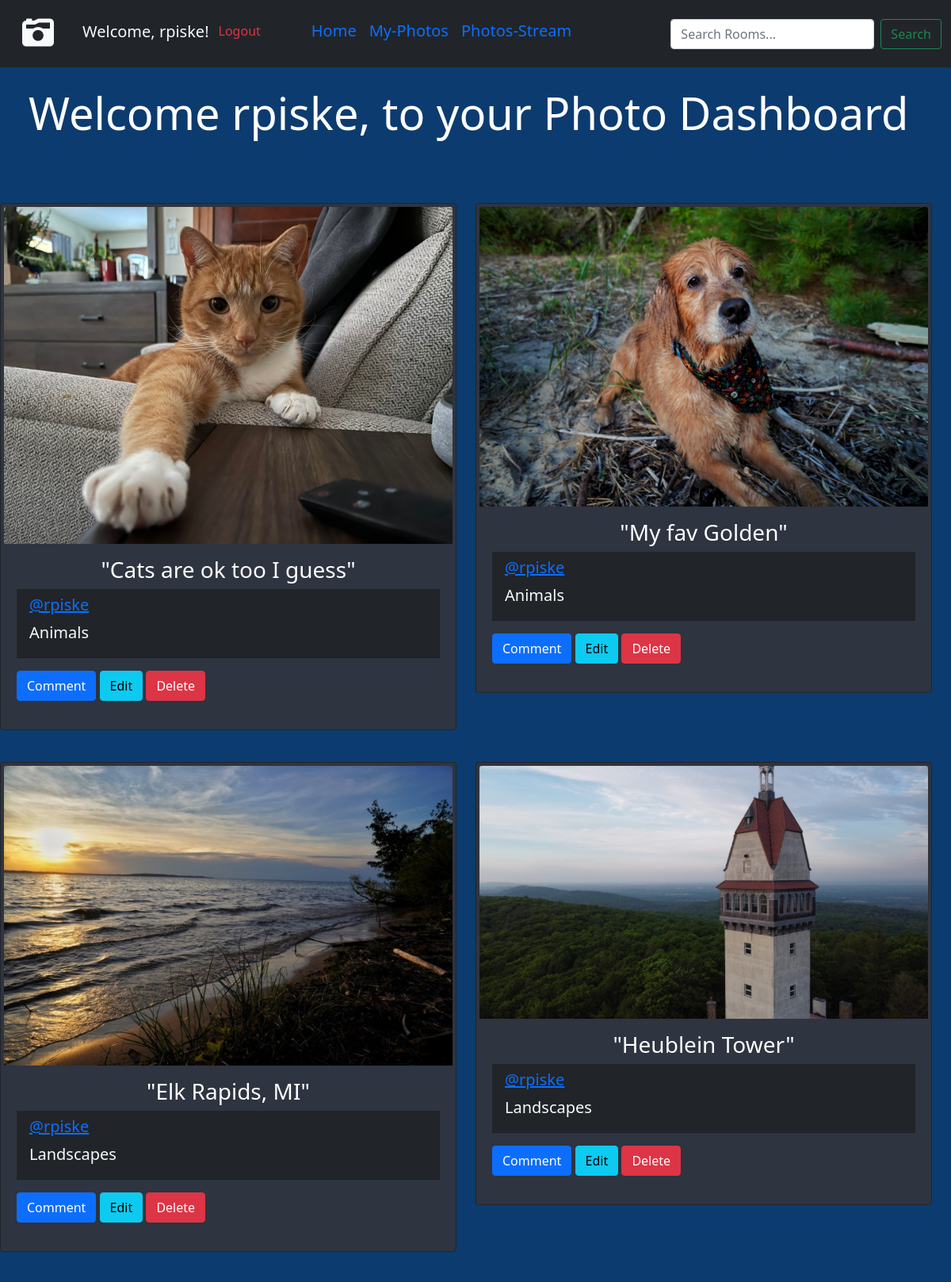
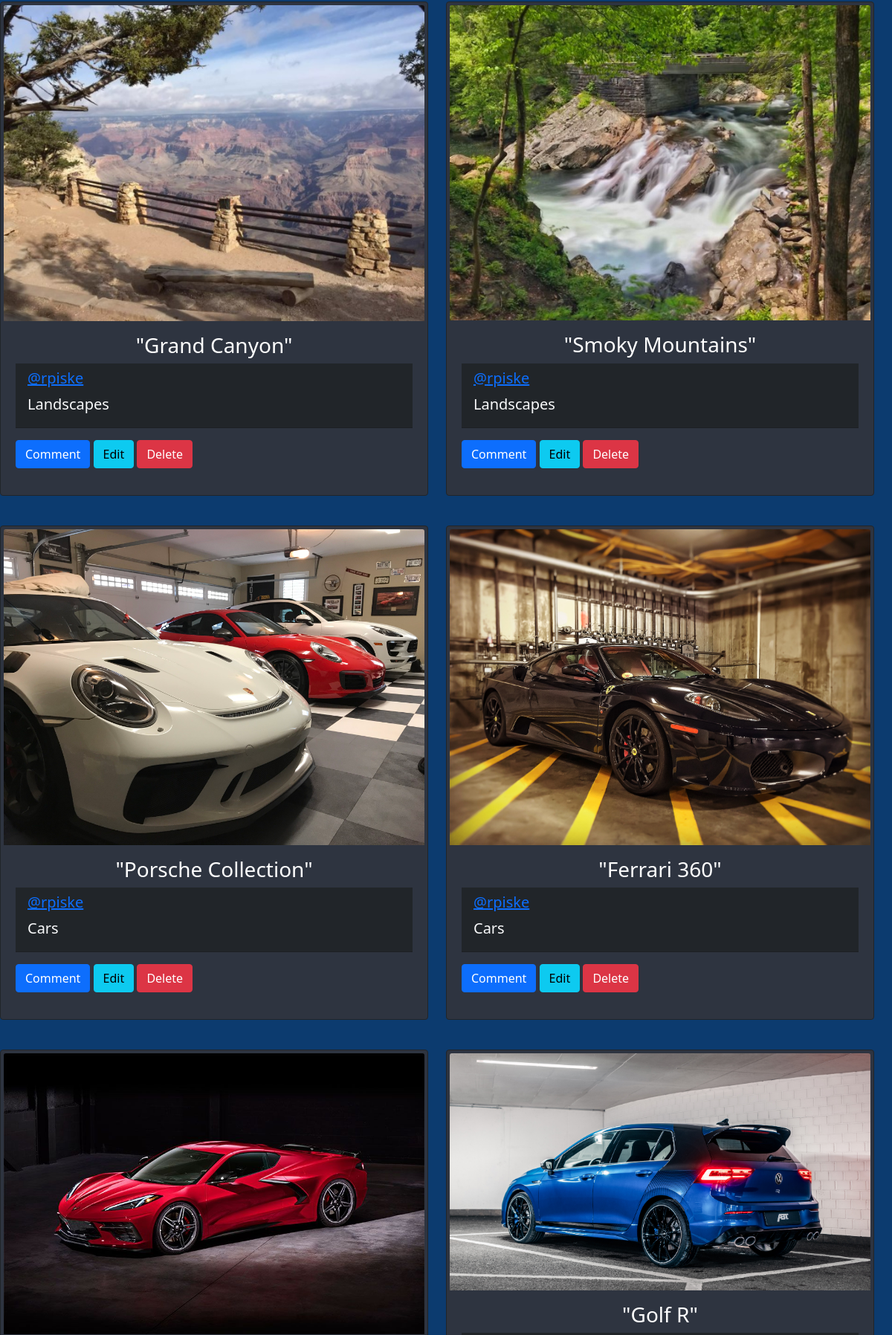
Screenshot of /profile/11/ (signed in, upper part) with the database file from the repository (2 pictures, top to bottom).
### base/models.py (models this page shows, shortened)
class Room(models.Model):
    host = models.ForeignKey(User, on_delete=models.CASCADE, null=True)
    topic = models.ForeignKey(Topic, on_delete=models.SET_NULL, null=True)
    name = models.CharField(max_length=200)
    description = models.TextField(null=True, blank=True)
    participants = models.ManyToManyField(User, related_name='participants', blank=True)
    updated = models.DateTimeField(auto_now=True)
    created = models.DateTimeField(auto_now_add=True)
    likes = models.ManyToManyField(User, related_name='likes')
    room_main_img = models.ImageField(upload_to='images/', default='')
    class Meta:
        ordering = ['-updated', '-created']

class Topic(models.Model):
    name = models.CharField(max_length=200)

### base/views.py (the view)
# urls.py: path('profile/<str:pk>/', views.userProfile, name="user-profile"),
def userProfile(request, pk):
    user = User.objects.get(id=pk)
    rooms = user.room_set.all()
    room_messages = user.message_set.all()
    topics = Topic.objects.all()
    context = {'user': user, 'rooms': rooms,
               'room_messages': room_messages, 'topics': topics}
    return render(request, 'base/profile.html', context)

### base/templates/base/profile.html (shortened to what this page needs)
{% extends 'main.html' %}
{% block content %}
    <div class="row m-4">
        <h1 class="display-4 text-white">Welcome {{ user.username }}, to your Photo Dashboard</h1>
    </div>
    <div class="row">
        {% include 'base/feed_component.html' %}
    </div>
{% endblock %}

### templates/navbar.html (shortened to what this page needs)
<nav class="navbar navbar-expand-lg navbar-inverse bg-dark">
  <div class="container-fluid">
    <div class="navbar-brand">
        <a class="nav-link text-light" aria-current="page" href="{% url 'home' %}"><i class="fas fa-camera-retro fa-2x"></i></a>
    </div>
    {% if request.user.is_authenticated %}
        <div class="collapse navbar-collapse" id="navbarSupportedContent">
          <ul class="navbar-nav me-auto mb-2 mb-lg-0">
            <li class="nav-item">
                <div class="text-light navbar-brand m-1 h4">Welcome, {{ request.user }}!</div>
            </li>
            <li class="nav-item me-5">
                <a class="nav-link active text-danger" aria-current="page" href="{% url 'logout' %}">Logout</a>
            </li>
            <li class="nav-item">
              <a class="nav-link text-primary active h5" aria-current="page" href="{% url 'home' %}">Home</a>
            </li>
            <li class="nav-item">
              <a class="nav-link text-primary active h5" aria-current="page" href="{% url 'user-profile' user.id %}">My-Photos</a>
            </li>
            <li class="nav-item">
              <a class="nav-link text-primary active h5" aria-current="page" href="{% url 'all-photos' %}">Photos-Stream</a>
            </li>
          </ul>
          <form class="d-flex" method="GET" action="{% url 'home' %}">
            <input class="form-control me-2" type="text" name="q" placeholder="Search Rooms...">
            <button class="btn btn-outline-success" type="submit">Search</button>
          </form>
        </div>
    {% else %}
        <div class="text-success navbar-brand">Rich and Jake's <br><span class="text-primary">Final Project</span></div>
    {% endif %}
  </div>
</nav>

### base/templates/base/feed_component.html
<div class="row row-cols-1 row-cols-md-2 g-4">
{% for room in rooms %}
  <div class="col">
    <div class="card border-dark mb-3 p-1" style="background-color: #2e3440">
        <a href="{% url 'room' room.id %}"><img class="card-img-top" src="{{ room.room_main_img.url }}" alt="img-responsive" title="Goto {{ room.name }}"></a>
      <div class="card-body">
      <h3 class="text-white" style="text-align: center">"{{ room.name }}"</h3>
      <div class="card-header bg-dark text-light">
          <h5><a href="{% url 'user-profile' room.host.id %}">@{{ room.host.username }}</a></h5>
        <p class="card-title lead">{{ room.topic.name }}</p>
      </div>
          {% if request.user == room.host %}
              <div class="d-flex-inline my-3 " >
                <a class="btn btn-primary" href="{% url 'room' room.id %}">Comment</a>
                <a class="btn btn-info" href="{% url 'update-room' room.id %}">Edit</a>
                <a class="btn btn-danger mt-auto" href="{% url 'delete-room' room.id %}">Delete</a>
              </div>
          {% else %}
              <div class="d-grid gap-2 col-10 mx-auto my-3">
                <a class="btn btn-lg btn-primary" href="{% url 'room' room.id %}">Comment</a>
              </div>
          {% endif %}
      </div>
    </div>
  </div>
{% endfor %}
</div>

### static/base/styles/base.css (style rules this page uses)
body { background-color: #0C3B6F; }

### rows the page displays
Room: room_main_img (picture), name "Cats are ok too I guess", host.username "rpiske", topic.name "Animals", shows "Comment"
Room: room_main_img (picture), name "My fav Golden", host.username "rpiske", topic.name "Animals", shows "Comment"
Room: room_main_img (picture), name "Elk Rapids, MI", host.username "rpiske", topic.name "Landscapes", shows "Comment"
Room: room_main_img (picture), name "Heublein Tower", host.username "rpiske", topic.name "Landscapes", shows "Comment"
Room: room_main_img (picture), name "Grand Canyon", host.username "rpiske", topic.name "Landscapes", shows "Comment"
Room: room_main_img (picture), name "Smoky Mountains", host.username "rpiske", topic.name "Landscapes", shows "Comment"
Room: room_main_img (picture), name "Porsche Collection", host.username "rpiske", topic.name "Cars", shows "Comment"
Room: room_main_img (picture), name "Ferrari 360", host.username "rpiske", topic.name "Cars", shows "Comment"
Room: room_main_img (picture)
Room: room_main_img (picture), name "Golf R"

### other values shown
{{ request.user }} "rpiske"
{{ user.username }} "rpiske"
